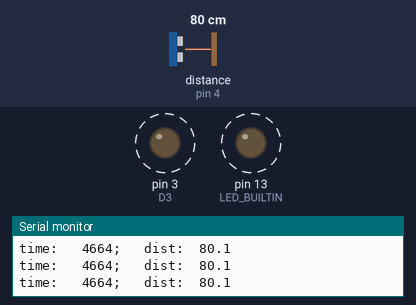
Bench run of a sketch on a simulated Arduino Nano Every. Parts: output pins drawn as LEDs (lit = HIGH), the last lines printed to the serial monitor. Wiring (inferred from the names in the program): ultrasonic range finder: trigger pin 7; echo pin 4. Dashed ring = blinking. The test bench sets the inputs (shaded band); at power-on: distance to the obstacle (sensor on pin 4) 80 cm. The echo pulse lasts 58.3 µs per cm; pins used as bus, display or sensor lines are not drawn.

Above: at 1.2 s.
1.3 s: distance to the obstacle (sensor on pin 4) set to 11 cm
At 1.58 s:
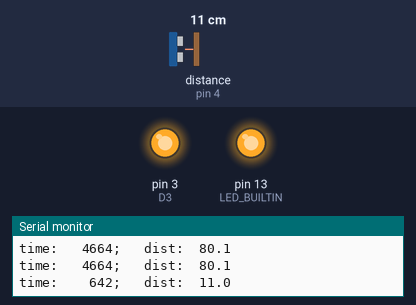
4.3 s: distance to the obstacle (sensor on pin 4) set to 8 cm
6.2 s: distance to the obstacle (sensor on pin 4) set to 120 cm
At 6.96 s:
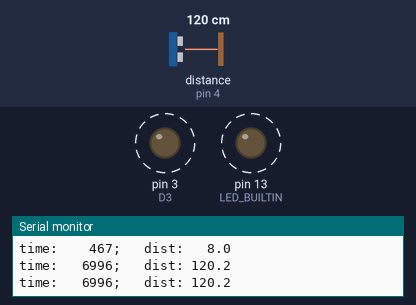
9.2 s: distance to the obstacle (sensor on pin 4) set to 2 cm
At 10.1 s:
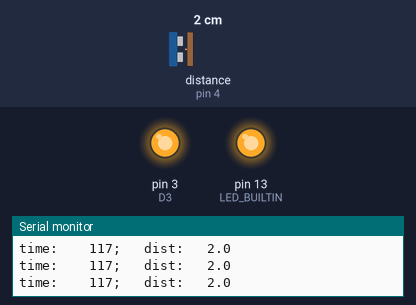
10.8 s: distance to the obstacle (sensor on pin 4) set to 18 cm
At 11.28 s:
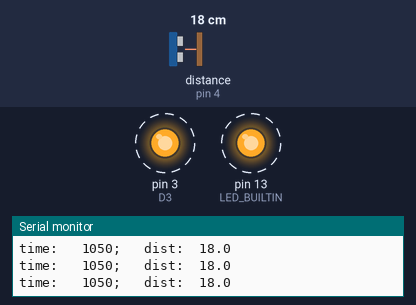
Timing chart, 0 to 14.8 s (numbered marks = the images above; inputs shaded):
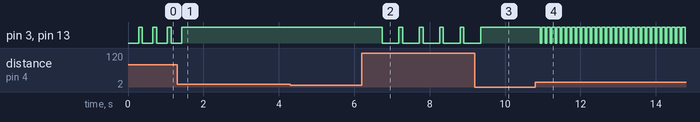

The sketch:

ultrasonic_flashlight.ino
```cpp
const int delay_ms = 5;
#define D3 3 // PWM
#define TRIG 7
#define ECHO 4
#define OFFSET 64
#define STEP 32
#define VCONST 58.2
#define MAX_DIST 150.
#define MIN_DIST 10.

int i = 0;
long t_delta = 0;
double dist = 0;
long wait = 0;
char buffer[256] = "\0";
int intensity = 255;

void setup() {
  // put your setup code here, to run once:
  pinMode(D3, OUTPUT);
  pinMode(LED_BUILTIN, OUTPUT);
  pinMode(TRIG, OUTPUT);
  pinMode(ECHO, INPUT);
  Serial.begin(115200);
  i = 0;
}

void loop() {
  // put your main code here, to run repeatedly:
  digitalWrite(TRIG, HIGH);
  delayMicroseconds(10);
  digitalWrite(TRIG, LOW);

  t_delta = pulseIn(ECHO, HIGH);
  dist = t_delta/VCONST;

  sprintf (buffer, "time: %6d", t_delta);
  Serial.print (buffer);
  sprintf (buffer, ";\t dist: %3d.%01d\n", int(dist), int((dist-int(dist))*10));
  Serial.print (buffer);

  if (dist < MAX_DIST) {
    if (dist < MIN_DIST) {
      analogWrite(D3, 255);
      digitalWrite(LED_BUILTIN, HIGH);
    } else {
      wait = 4*(dist-MIN_DIST);
      delay(max(0, wait-(t_delta/1000)));
      //intensity = 127+int(128-128*(dist-MIN_DIST)/(MAX_DIST-MIN_DIST));
      //Serial.println(intensity);
      analogWrite(D3, intensity);
      digitalWrite(LED_BUILTIN, HIGH);
      delay(100);
      analogWrite(D3, 0);
      digitalWrite(LED_BUILTIN, LOW);
    }
  } else {
    analogWrite(D3, 0);
    digitalWrite(LED_BUILTIN, LOW);
    delay(200);
  }
}
```

Measured:
- after the input at 1.3 s, pin 3 (D3), pin 13 (LED_BUILTIN): goes on until 1.4 s, then stays HIGH
- after the input at 6.2 s, pin 3 (D3), pin 13 (LED_BUILTIN): alternates HIGH for 0.10 s and LOW for 0.44 s, starting after 0.54 s
- after the input at 9.2 s, pin 3 (D3), pin 13 (LED_BUILTIN): goes on until 9.4 s, then stays HIGH
- after the input at 10.8 s, pin 3 (D3), pin 13 (LED_BUILTIN): alternates HIGH for 0.10 s and LOW for 0.03 s, starting after 0.14 s
- by itself, pin 3 (D3), pin 13 (LED_BUILTIN): alternates HIGH for 0.10 s and LOW for 0.28 s
